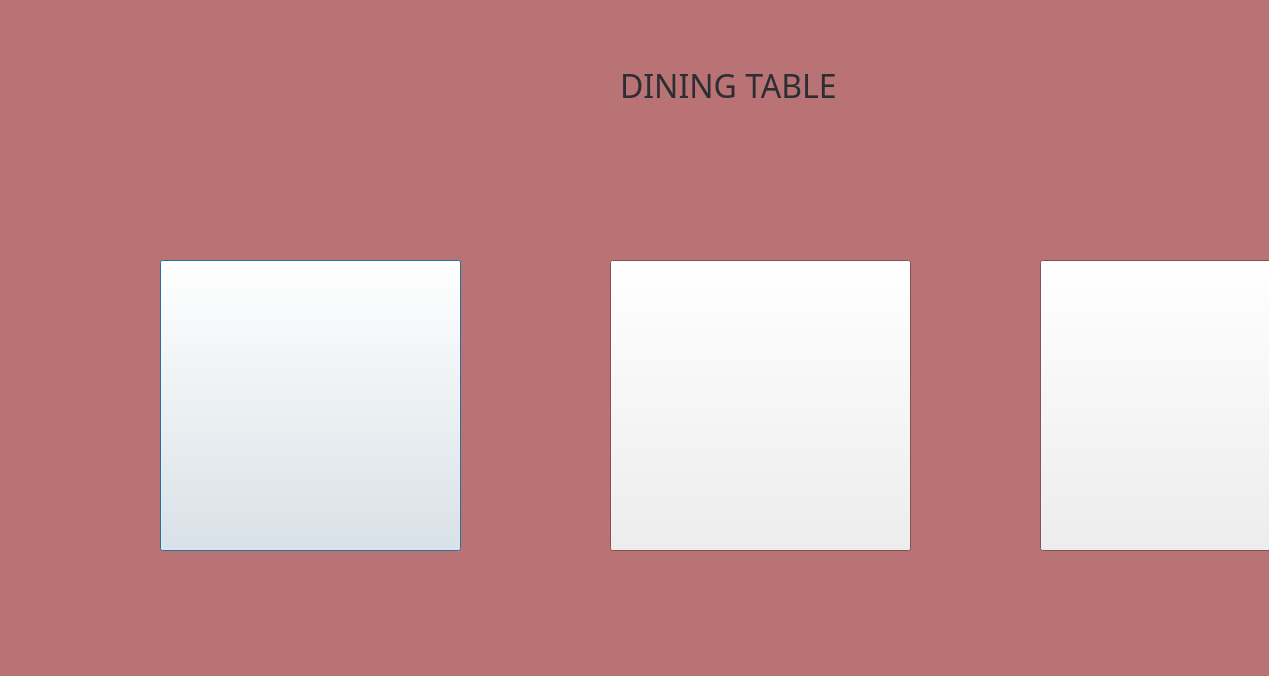
<?xml version="1.0" encoding="UTF-8"?>
<ui version="4.0">
 <class>diningTable</class>
 <widget class="QDialog" name="diningTable">
  <property name="geometry">
   <rect>
    <x>0</x>
    <y>0</y>
    <width>1269</width>
    <height>676</height>
   </rect>
  </property>
  <property name="palette">
   <palette>
    <active>
     <colorrole role="Window">
      <brush brushstyle="SolidPattern">
       <color alpha="255">
        <red>185</red>
        <green>115</green>
        <blue>117</blue>
       </color>
      </brush>
     </colorrole>
    </active>
    <inactive>
     <colorrole role="Window">
      <brush brushstyle="SolidPattern">
       <color alpha="255">
        <red>185</red>
        <green>115</green>
        <blue>117</blue>
       </color>
      </brush>
     </colorrole>
    </inactive>
    <disabled>
     <colorrole role="Base">
      <brush brushstyle="SolidPattern">
       <color alpha="255">
        <red>185</red>
        <green>115</green>
        <blue>117</blue>
       </color>
      </brush>
     </colorrole>
     <colorrole role="Window">
      <brush brushstyle="SolidPattern">
       <color alpha="255">
        <red>185</red>
        <green>115</green>
        <blue>117</blue>
       </color>
      </brush>
     </colorrole>
    </disabled>
   </palette>
  </property>
  <property name="windowTitle">
   <string>Dialog</string>
  </property>
  <widget class="QLabel" name="label">
   <property name="geometry">
    <rect>
     <x>620</x>
     <y>70</y>
     <width>261</width>
     <height>31</height>
    </rect>
   </property>
   <property name="palette">
    <palette>
     <active>
      <colorrole role="WindowText">
       <brush brushstyle="SolidPattern">
        <color alpha="255">
         <red>45</red>
         <green>45</green>
         <blue>52</blue>
        </color>
       </brush>
      </colorrole>
     </active>
     <inactive>
      <colorrole role="WindowText">
       <brush brushstyle="SolidPattern">
        <color alpha="255">
         <red>45</red>
         <green>45</green>
         <blue>52</blue>
        </color>
       </brush>
      </colorrole>
     </inactive>
     <disabled/>
    </palette>
   </property>
   <property name="font">
    <font>
     <family>Britannic Bold</family>
     <pointsize>24</pointsize>
    </font>
   </property>
   <property name="text">
    <string>DINING TABLE</string>
   </property>
  </widget>
  <widget class="QPushButton" name="diningTable1btn">
   <property name="geometry">
    <rect>
     <x>160</x>
     <y>260</y>
     <width>301</width>
     <height>291</height>
    </rect>
   </property>
   <property name="text">
    <string/>
   </property>
  </widget>
  <widget class="QPushButton" name="diningTable2btn">
   <property name="geometry">
    <rect>
     <x>610</x>
     <y>260</y>
     <width>301</width>
     <height>291</height>
    </rect>
   </property>
   <property name="text">
    <string/>
   </property>
  </widget>
  <widget class="QPushButton" name="diningTable3btn">
   <property name="geometry">
    <rect>
     <x>1040</x>
     <y>260</y>
     <width>301</width>
     <height>291</height>
    </rect>
   </property>
   <property name="text">
    <string/>
   </property>
  </widget>
 </widget>
 <resources/>
 <connections/>
</ui>
